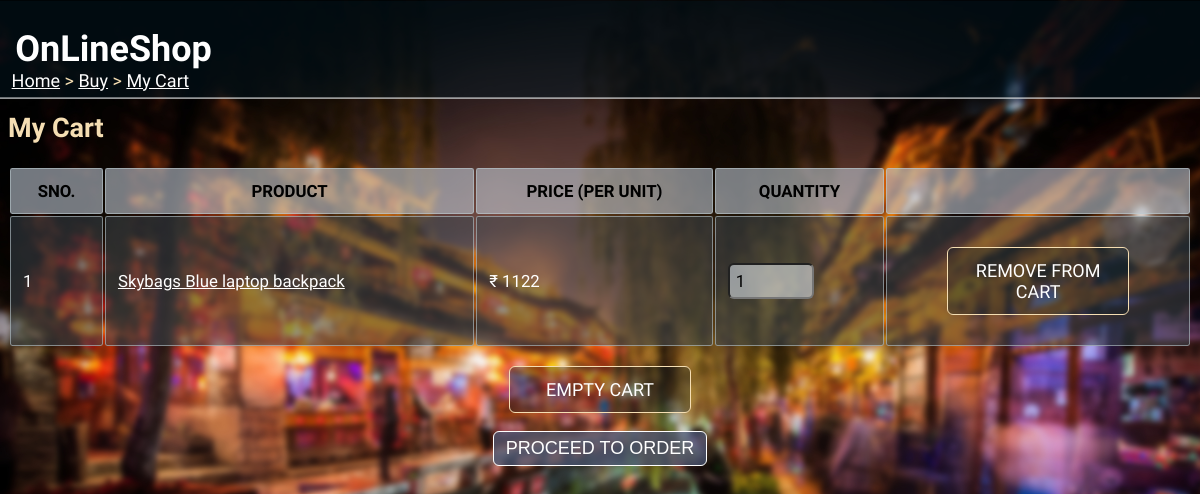
Page /buy/cart/ (signed in) on the committed database.
### tables this page shows
CREATE TABLE product(
prodID varchar(10) PRIMARY KEY,
name varchar(30) NOT NULL,
quantity integer CHECK(quantity>=0) NOT NULL,
category varchar(30) NOT NULL ,
cost_price decimal(9,2) NOT NULL,
sell_price decimal(9,2) NOT NULL,
description varchar(100),
sellID varchar(10) REFERENCES seller (sellID),
CHECK (sell_price>cost_price)
);

### __init__.py (the view, shortened to what this page needs)
@app.route("/buy/cart/", methods=["POST", "GET"])
def my_cart():
    if 'userid' not in session:
        return redirect(url_for('home'))
    if session['type']=="Seller":
        abort(403)
    cart = get_cart(session['userid'])
    return render_template('my_cart.html', cart=cart)

### dbaccess.py (called while the page is built)
def get_cart(custID):
    conn = sqlite3.connect('onlineshop.db')
    cur = conn.cursor()
    a = cur.execute("""SELECT p.prodID, p.name, p.sell_price, c.sum_qty, p.quantity
                       FROM (SELECT custID, prodID, SUM(quantity) AS sum_qty FROM cart
                       GROUP BY custID, prodID) c JOIN product p
                       WHERE p.prodID=c.prodID AND c.custID=?""", (custID,))
    res = [i for i in a]
    conn.close()
    return res

### templates/my_cart.html (shortened to what this page needs)
<html>
<head>
  <link rel="stylesheet" href="{{url_for('static', filename='main.css')}}">
</head>
<body>
  <div class="sticky">
    <h1>OnLineShop</h1>
  </div>
  <div class="nav">
    <p><a href="/">Home</a> > <a href="/buy">Buy</a> > <a href="">My Cart</a></p>
  </div>
  <h2>My Cart</h2>
  {% if cart|length==0 %}
  <p>Your Cart is empty right now. <a href="/buy">Click here to Shop for products</a></p>
  {% else %}
  <form action="" method="POST">
    <table>
      <tr>
        <th>SNO.</th><th>PRODUCT</th><th>PRICE (PER UNIT)</th><th>QUANTITY</th><th></th>
      </tr>
    {% set cnt={'val':1} %}
    {% for item in cart %}
    <tr>
      <td>{{cnt['val']}}</td><td><a href="/viewproduct/{{item[0]}}">{{item[1]}}</a></td><td>₹ {{item[2]}}</td>
      <td><input name="qty{{item[0]}}" type="number" value="{{item[3]}}" min="1" max="{{item[4]}}" required></td>
      <td><p class="press"><a href="/buy/cart/delete/{{item[0]}}">REMOVE FROM CART</p></td>
    </tr>
    {% endfor %}
  </table>
  <p class="press"><a href="/buy/cart/delete">EMPTY CART</a></p>
  <input type="submit" value="PROCEED TO ORDER" style="display:block; margin-left:auto; margin-right:auto; margin-top:1vw;">
  {% endif %}
  </form>
</body>
</html>

### static/main.css (style rules this page uses)
div.sticky { position: -webkit-sticky; position: sticky; top: 0.2px; margin: -0.7vw; background-color: rgba(3, 22, 32, 0.5); color: white; padding: 0.3vw; font-size: 1.5vw; border-bottom: 1px solid white; font-family: 'Acme'; }
div.sticky h1 { padding-left:1vw; }
body { font-family:'K2D'; font-size: 1.5vw; background-image: url('background2.jpg'); background-size: cover; background-repeat: no-repeat; background-attachment: fixed; color: wheat; max-width: 100%; overflow-x: hidden; }
div.nav { position: fixed; display: block; top: 5vw; margin:-0.7vw; padding-left:1vw; border:none; overflow: hidden; }
div.nav a { text-decoration: underline; color: white; }
.press { padding:0vw; font-size: 1.5vw; justify-content: center; margin-left: auto; margin-right: auto; margin-top: 1.5vw; margin-bottom: 1.5vw; }
.press a { background-color: rgba(3, 22, 32, 0.308); border-radius: 0.5vw; padding: 1vw; width: 13vw; display: block; margin: auto; text-decoration: none; color: white; border: 1px solid wheat; text-align: center; }
input[type=text], input[type=email], input[type=password],input[type=tel], input[type=search], input[type=number],select, textarea { font-family: inherit; background-color: rgba(240, 248, 255, 0.534); border-radius: 0.5vw; width: 60%; font-size: 1.4vw; padding:0.5vw; }
input[type=submit] { cursor: pointer; font-size: 1.5vw; padding: 0.5vw 1vw 0.5vw 1vw; border-radius: 0.5vw; color: white; background-color: rgba(74, 87, 116, 0.747); border: 1px solid white; }
table { width: 100%; font-size: 1.4vw; }
th { border: 1px solid rgba(187, 203, 207, 0.589); border-radius: 0.2vw; padding: 1vw; text-align: center; background-color: rgba(185, 196, 206, 0.616); color: black; }
td { border: 1px solid rgba(187, 203, 207, 0.589); border-radius: 0.2vw; padding:1vw; text-align: left; background-color: rgba(60, 71, 80, 0.521); color: white; word-wrap: break-word; }
td a { text-decoration: underline; color: white; }
a { text-decoration: underline; color: white; }

### rows in the picture
product: val "1", name "Skybags Blue laptop backpack", sell_price "1122", item "1"
